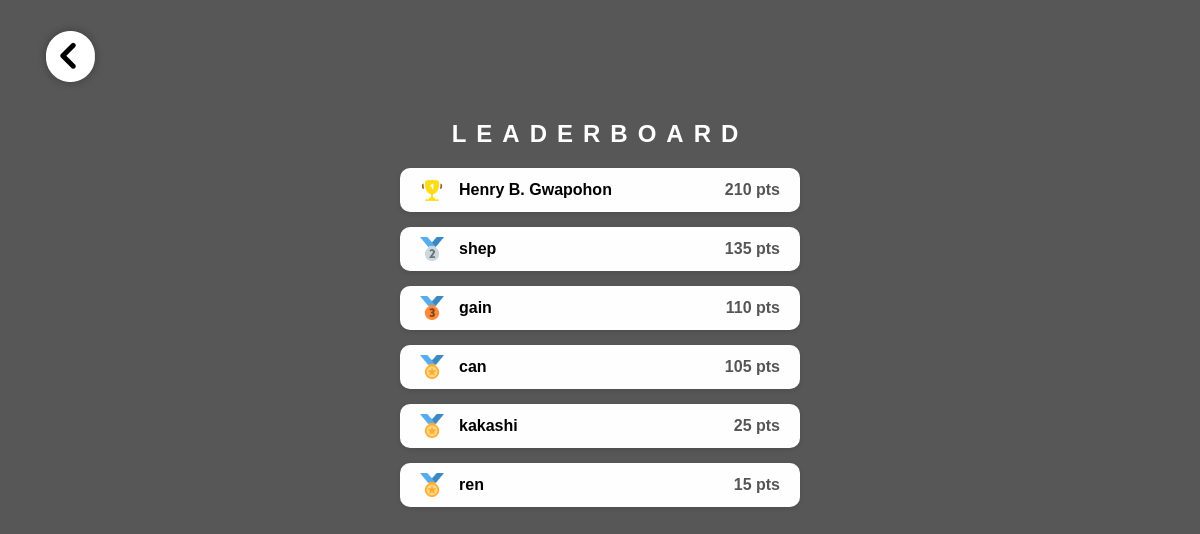
The page /leaderboard.php on the database its author committed.
### tables this page shows
CREATE TABLE `users_info` (
  `user_id` int(11) DEFAULT NULL,
  `name` varchar(255) NOT NULL,
  `age` int(11) NOT NULL,
  `height` float NOT NULL,
  `weight` float NOT NULL,
  `gender` varchar(10) NOT NULL,
  `bmi` float NOT NULL,
  `user_points` int(11) NOT NULL,
  `bmi_category` varchar(20) DEFAULT NULL
);

### leaderboard.php (the view, shortened to what this page needs)
<?php
include 'php/db.php';
?>
<!DOCTYPE html>
<html>
<head>
    <link rel="stylesheet" href="style.css">
</head>
<body>
<div class="back-button" onclick="navigateTo('dashboard.php')">
        <img src="assets/back.png" alt="back_button-icon">
</div>
    <div class="container">
    <div class="text-leaderboard"><h2>LEADERBOARD</h2></div>
        <?php
        $sql = "SELECT name, user_points FROM users_info ORDER BY user_points DESC LIMIT 6";
        $result = $conn->query($sql);
        $icons = ['gold1.png', 'silver.png', 'bronze.png','top.png','top.png','top.png'];
        $rank = 0;
        if ($result->num_rows > 0) {
            while ($row = $result->fetch_assoc()) {
                echo '<div class="user-card">';
                echo '  <div class="left-content">';
                echo '      <img src="assets/' . $icons[$rank] . '" class="icon">';
                echo '      <span class="username">' . htmlspecialchars($row['name']) . '</span>';
                echo '  </div>';
                echo '  <span class="points">' . $row['user_points'] . ' pts</span>';
                echo '</div>';
                $rank++;
            }
        } else {
            echo "<p>No users found</p>";
        }
        ?>
    </div>
</body>
</html>

### leaderboard.php (style rules this page uses)
body { font-family: Arial, sans-serif; display: flex; justify-content: center; background: url(assets/background.jpg) fixed no-repeat center; background-size: cover; background-blend-mode: color; background-color:rgba(0, 0, 0, 0.66); margin: 0; width: 100%; height: 100vh; }
.container { width: 100%; max-width: 400px; margin-top: 100px; }
.text-leaderboard { color:white; text-align: center; letter-spacing: 10px; }
.user-card { display: flex; justify-content: space-between; align-items: center; background-color: #fefefe; border-radius: 10px; padding: 10px 20px; margin-bottom: 15px; box-shadow: 0 2px 5px rgba(0,0,0,0.1); }
.left-content { display: flex; align-items: center; }
.user-card .icon { width: 24px; height: 24px; margin-right: 15px; }
.username { font-weight: bold; }
.points { font-weight: bold; color: #555; }
.back-button { position: absolute; top: 20px; left: 35px; }

### rows shown on the page
users_info: shows a picture, name "Henry B. Gwapohon", user_points "210"
users_info: shows a picture, name "shep", user_points "135"
users_info: shows a picture, name "gain", user_points "110"
users_info: name "can", user_points "105"
users_info: name "kakashi", user_points "25"
users_info: name "ren", user_points "15"
